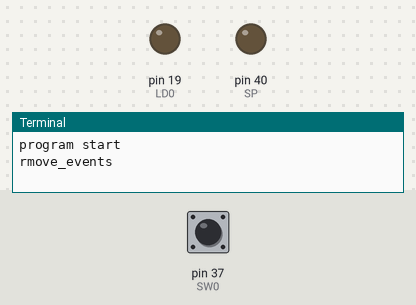
The program below on a simulated Raspberry Pi (header pin numbers). Parts: output pins drawn as LEDs (lit = HIGH), the last lines printed to the terminal. Inputs (shaded band) come from the test bench; at power-on: pin 37 (SW0) HIGH. Random numbers come from a fixed seed.

Above: at 1.2 s.
1.3 s: pin 37 (SW0) pulled LOW for 0.15 s
At 3.5 s:
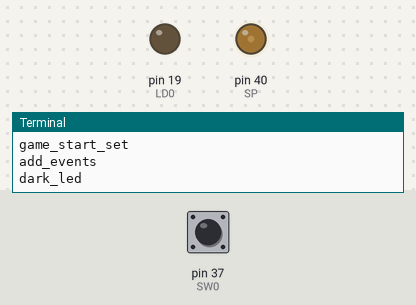
At 8.6 s:
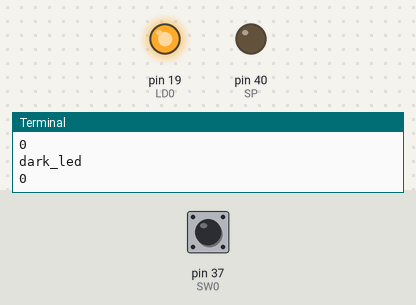
Timing chart, 0 to 13.4 s (numbered marks = the images above; inputs shaded):
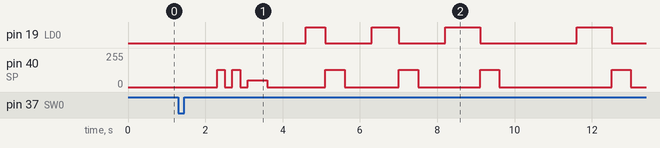

The program:

a_mogura_game_model.py
```python
# -*- coding: utf-8 -*-
import RPi.GPIO as GPIO
import time
import random

#ボードの番号で設定(目で見て数えるやつ)
GPIO.setmode(GPIO.BOARD)

#LED定義
LD0 = 19
#LEDのポート宣言
GPIO.setup(LD0, GPIO.OUT)
#LED消灯
GPIO.output(LD0, GPIO.LOW)

#SW定義
SW0 = 37
#SWのポート宣言
GPIO.setup(SW0, GPIO.IN, pull_up_down=GPIO.PUD_UP)

#スピーカー定義
SP = 40
#スピーカーのポート宣言
GPIO.setup(SP, GPIO.OUT)

#PWMインスタンス生成
Bell = GPIO.PWM(SP, 30)
#Bell.start(50) #デューティーサイクル50%
#Bell.stop()

#平均(しかも切り上げ)律音階周波数
mel_C = 262 #ド
mel_Cu= 277 #ド#
mel_D = 294 #レ
mel_E = 330 #ミ
mel_F = 349 #ファ
mel_G = 392 #ソ
mel_A = 440 #ラ
mel_B = 494 #シ

#LEDステータス用の変数
status_LD = False

#インターバル用のリスト[s]
wait_times0 = [0.70, 1.0, 1.5, 2.0]
#光ってる時間のリスト[ms]
wait_times1 = [250, 500, 700, 900]
#LEDランダム用の変数
LEDs = [19]

#成功回数
Hits = 0
#全体ループ用
Loop = 10

#ゲームスタートのときの楽譜
def StartBell():
#    print("StartBell func")
    Bell.start(50)
    Bell.ChangeFrequency(mel_C * 4)
    time.sleep(0.2)
    Bell.stop()
    time.sleep(0.2)
    Bell.start(50)
    Bell.ChangeFrequency(mel_C * 4)
    time.sleep(0.2)
    Bell.stop()
    time.sleep(0.2)
    Bell.start(20)
    Bell.ChangeFrequency(mel_C * 8)
    time.sleep(0.5)
    Bell.stop()

#もぐらがヒットしたときの楽譜
def HitBell():
#    print("Hit!")
    print(Hits)
    Bell.start(50)
    Bell.ChangeFrequency(mel_C * 2)
    time.sleep(0.15)
    Bell.ChangeFrequency(mel_D * 2)
    time.sleep(0.15)
    Bell.ChangeFrequency(mel_E * 3)
    time.sleep(0.15)
    Bell.stop()

#もぐらをヒットできなかったときの楽譜
def MissBell():
#    print("Miss!")
    print(Hits)
    Bell.start(50)
    Bell.ChangeFrequency(130)
    time.sleep(0.5)
    Bell.stop()

#クリアした時の楽譜(よろこびの歌のつもり)
def YahooBell():
#    print("clear!")
    time.sleep(0.1)
    Bell.start(50)
    Bell.ChangeFrequency(mel_E * 2)
    time.sleep(0.3)
    Bell.ChangeFrequency(mel_E * 2)
    time.sleep(0.3)
    Bell.ChangeFrequency(mel_F * 3)
    time.sleep(0.3)
    Bell.ChangeFrequency(mel_G * 3)
    time.sleep(0.3)
    Bell.ChangeFrequency(mel_G * 2)
    time.sleep(0.3)
    Bell.ChangeFrequency(mel_F * 2)
    time.sleep(0.3)
    Bell.ChangeFrequency(mel_E * 3)
    time.sleep(0.3)
    Bell.ChangeFrequency(mel_D * 3)
    time.sleep(0.3)
    Bell.ChangeFrequency(mel_C * 3)
    time.sleep(0.3)
    Bell.ChangeFrequency(mel_C * 3)
    time.sleep(0.3)
    Bell.stop()

#もぐらがヒットした時の関数
def Hit():
#    print("Hit func start")
    global Hits
    HitBell()
    Hits += 1
#    print("Hit func end")

#LEDの状態を更新する関数
def UpdateLED():
#    print("UpdateLED func start")
    GPIO.output(LD0, status_LD)
#    print("UpdateLED func end")

#LEDを(すべて)消灯させる関数
def dark_led():
    print("dark_led")
    global status_LD
    status_LD = False
    UpdateLED()

#ゲームが始まった時にLEDを光らせる関数
def start_brink():
#    print("start_brinc func start")
    status_LD = True
    UpdateLED()
    sleep(0.1)
    status_LD = False
    UpdateLED()
#    print("start_brink func end")

#当たり判定
def is_hit(self):
#    print("is_hit func start")
    global status_LD
    if (status_LD and not GPIO.input(SW0)): #光らせてるLEDに対応したスイッチが押されてたらヒット!
        status_LD = False   #LEDの状態を消灯へ
        UpdateLED() #LEDの状態を更新
        Hit()
#    print("is_hit func end")

#イベント削除用
def remove_events():
    print("rmove_events")
    global SW0
    GPIO.remove_event_detect(SW0)

#イベント追加用(ゲーム用のボタン割込認識のための関数)
def add_events():
    print("add_events")
    global SW0
    GPIO.add_event_detect(SW0, GPIO.FALLING, is_hit, 100)

#ゲーム始める時の関数 LEDの初期化 割り込みイベントの追加 ヒット回数の初期化
def game_start_set():
    print("game_start_set")
    global Hits
    add_events()
    dark_led()
    StartBell() #ゲームスタートの楽譜を鳴らす
    Hits = 0    #ヒット数を初期化

#ゲームが終わった時に呼ばれる ヒット数で音が変わる
def game_over():
    print("game_over")
    global Hits
    if (Hits > 7):  #ゲームクリア条件
        YahooBell() #達成していたらクリア楽譜を鳴らす
    else :  #条件を満たしていなかったら
        for i in range(3):
            MissBell()  #ミス譜面を鳴らす

#プログラム終了の際GPIOを解除
def cleanup_GPIOs():
    print "cleanup_GPIOs"
    Bell.stop()
    GPIO.cleanup(LD0)
    GPIO.cleanup(SW0)
    GPIO.cleanup(SP)

if __name__ == "__main__":
    try:
        while True: #無限ループ
            print("program start")
            remove_events()

            for i in range(0, 10000):
                if (GPIO.input(SW0) == False):
                    break;
                time.sleep(0.1)

            time.sleep(1)
            if (GPIO.input(SW0) == False):
                break

            game_start_set()
            time.sleep(1)   #1秒止まる

            for i in range(0, Loop):    #Loop回繰り返す
                randTime = random.choice(wait_times1)   #wait_times1秒後に光らせる
                status_LD = True    #LEDの状態を発光へ
                UpdateLED() #LEDの状態を更新

                for j in range(1, randTime):    #randTime[ms]光る
                    if (GPIO.input(SW0) == False):
                        break
                    elif (j == randTime - 2): #最後まで押せなかったらミス
                        dark_led()
                        MissBell()  #ミスした楽譜を鳴らす
                        break

                    time.sleep(0.001)   #1msの遅延を与える,randTime回積み重なるので#randTime秒の出来事となる
                time.sleep(random.choice(wait_times0))    #ランダムにインターバル発生

            game_over()
            time.sleep(0.1)#スリープ入れないとオーバーヘッドの関係でプログラムが落ちる

    except Exception as e:#もっぱらキーボードインタラプト（C-c)用
        print e

    finally:
        cleanup_GPIOs()
        print("program exit")
```

Measured:
- after the input at 1.3 s, pin 19 (LD0): LOW → HIGH after 3.3 s, → LOW 0.50 s later, → HIGH 1.2 s later, → LOW 0.70 s later, … (8 changes in this stretch); pin 40 (SP): 0/255 → 128/255 after 1.0 s, → 0/255 0.20 s later, → 128/255 0.20 s later, → 0/255 0.20 s later, … (14 changes in this stretch)
